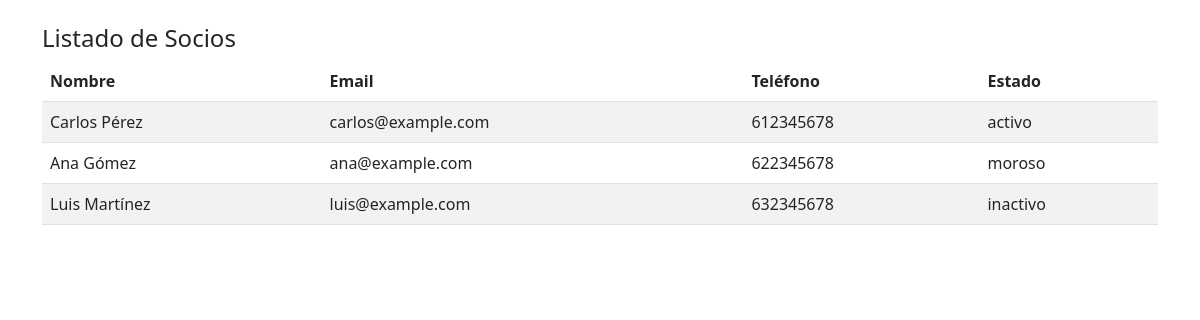
The app's page /crm/socios.php (signed in) with its own data.
### tables this page shows
CREATE TABLE socios (
  id INT AUTO_INCREMENT PRIMARY KEY,
  nombre VARCHAR(100),
  email VARCHAR(100),
  telefono VARCHAR(20),
  estado ENUM('activo', 'inactivo', 'moroso') DEFAULT 'activo'
);

### crm/socios.php (the view, shortened to what this page needs)
<?php
require 'includes/db.php';
$socios = $pdo->query("SELECT * FROM socios")->fetchAll(PDO::FETCH_ASSOC);
?>
<!DOCTYPE html>
<html lang="es">
<head>
    <link href="https://cdn.jsdelivr.net/npm/bootstrap@5.3.0/dist/css/bootstrap.min.css" rel="stylesheet">
</head>
<body>
<div class="container py-4">
    <h4>Listado de Socios</h4>
    <table class="table table-striped">
        <thead><tr><th>Nombre</th><th>Email</th><th>Teléfono</th><th>Estado</th></tr></thead>
        <tbody>
            <?php foreach ($socios as $socio): ?>
            <tr>
                <td><?= $socio['nombre'] ?></td>
                <td><?= $socio['email'] ?></td>
                <td><?= $socio['telefono'] ?></td>
                <td><?= $socio['estado'] ?></td>
            </tr>
            <?php endforeach; ?>
        </tbody>
    </table>
</div>
</body>
</html>

### records on screen
socios: nombre "Carlos Pérez", email "carlos@example.com", telefono "612345678", estado "activo"
socios: nombre "Ana Gómez", email "ana@example.com", telefono "622345678", estado "moroso"
socios: nombre "Luis Martínez", email "luis@example.com", telefono "632345678", estado "inactivo"
